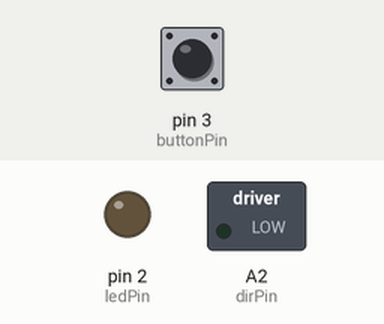
This sketch was run on a simulated Arduino Uno, built with avr-gcc and run on an emulated ATmega328P. Shown: switched loads named in the sketch (green lamp = pin HIGH), output pins drawn as LEDs (lit = HIGH). The inputs (shaded band) are chosen by the test bench; at power-on: pin 3 (buttonPin) HIGH. Pins used as bus, display or sensor lines are not drawn.

Above: at 1.2 s.
1.3 s: pin 3 (buttonPin) pulled LOW for 3.2 s
At 2.2 s:
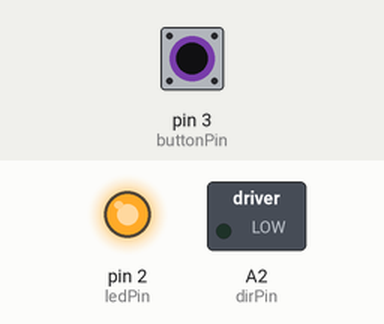
7.5 s: pin 3 (buttonPin) pulled LOW for 0.15 s
At 10.45 s:
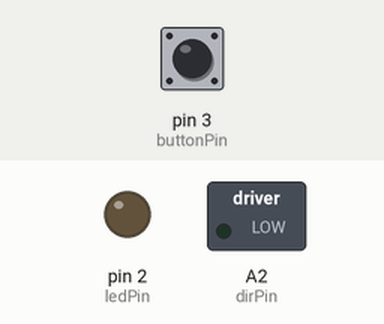
10.6 s: pin 3 (buttonPin) pulled LOW for 1 s
At 11.9 s:
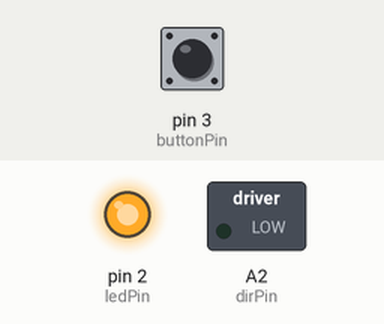
Timing chart, 0 to 14.9 s (numbered marks = the images above; inputs shaded):
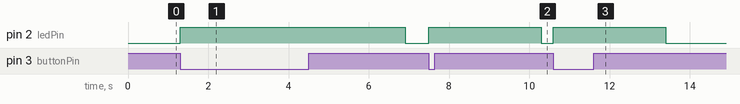

Measured:
- after the input at 1.3 s, pin 2 (ledPin): LOW → HIGH at once, → LOW 5.6 s later
- after the input at 7.5 s, pin 2 (ledPin): LOW → HIGH at once, → LOW 2.8 s later
- after the input at 10.6 s, pin 2 (ledPin): LOW → HIGH at once, → LOW 2.8 s later

The sketch:

sugar_vault_arduino_code.ino
```cpp
// Please note that this code was made using a breadboard so the wire colors will be different than what's on the schematics

const int dirPin = A2; // Green wire
const int stePin = A3; // Orange wire
const int buttonPin = 3; // Blue wire
const int ledPin = 2; // Yellow wire

void setup() {
  // pinMode -> How we want the pins to behave, they behave as either an output or input
  // OUTPUT -> Pin that outputs information to something
  // INPUT -> Pin that recieves information from something

  pinMode(dirPin, OUTPUT); //A2 (Arduino pin) is outputting information to the direction pin on the motor driver
  pinMode(stePin, OUTPUT);

  pinMode(buttonPin, INPUT_PULLUP); //A4 inputs information to the arduino (turn on) -> INPUT_PULLUP stops button from floating and results in LOW when pin is pressed and HIGH when not pressed
  pinMode(ledPin, OUTPUT); //A5 tells the LED to turn on when the wheel is turning after the button is pressed

  // digitalWrite -> tells an OUTPUT pin to go either HIGH or LOW
  // HIGH for the dirPin on the driver means the motor goes CW
  // LOW for the dirPin on the driver means the motor goes CCW (We want CCW because of our design concept)
  digitalWrite(dirPin, LOW);
  digitalWrite(ledPin, HIGH); // Turns the LED ON
  digitalWrite(ledPin, LOW); // Turns the LED OFF

}

void loop() {
  bool dispenseCandy = digitalRead(buttonPin) == LOW; // LOW means button is pressed because of INPUT_PULLUP
  // digitalRead tells us the signal (0 -> LOW, 1-> HIGH) given off from the button when pressed
  // We store it in a boolean type variable if digitalRead finds buttonPin to be LOW it will equate to TRUE which is stored in the dispenseCandy variable

  // if user wants to dispenseCandy (dispenseCandy == True) we turn on the LED (HIGH) and rotate the wheel 1 full cycle (360 from original position)

  if (dispenseCandy) {
    digitalWrite(ledPin, HIGH); // LED ON fvf

    // 1 full motor step = 1.8 degrees
    // We need 360 degrees -> 1.8 * x = 360 -> 360/1.8 = 200 steps
    // We need to make it go that amount of steps
    for (int i=0; i < 200; i++) { // this is 200 steps
      // 1 Step -> (Beginning)
      digitalWrite(stePin, HIGH); // Starts the step pulse (motor takes a step/moves certain amount) pin goes to 5V
      delayMicroseconds(7000); // 5000 microseconds makes it run smoothly // lower this number the faster it goes
      digitalWrite(stePin, LOW); // pin goes to 0 volts
      delayMicroseconds(7000);
      // 1 Step -> (Ending)
    }

    digitalWrite(ledPin, LOW); // So the light waits till after the 360 degree turn

  }

}
```
